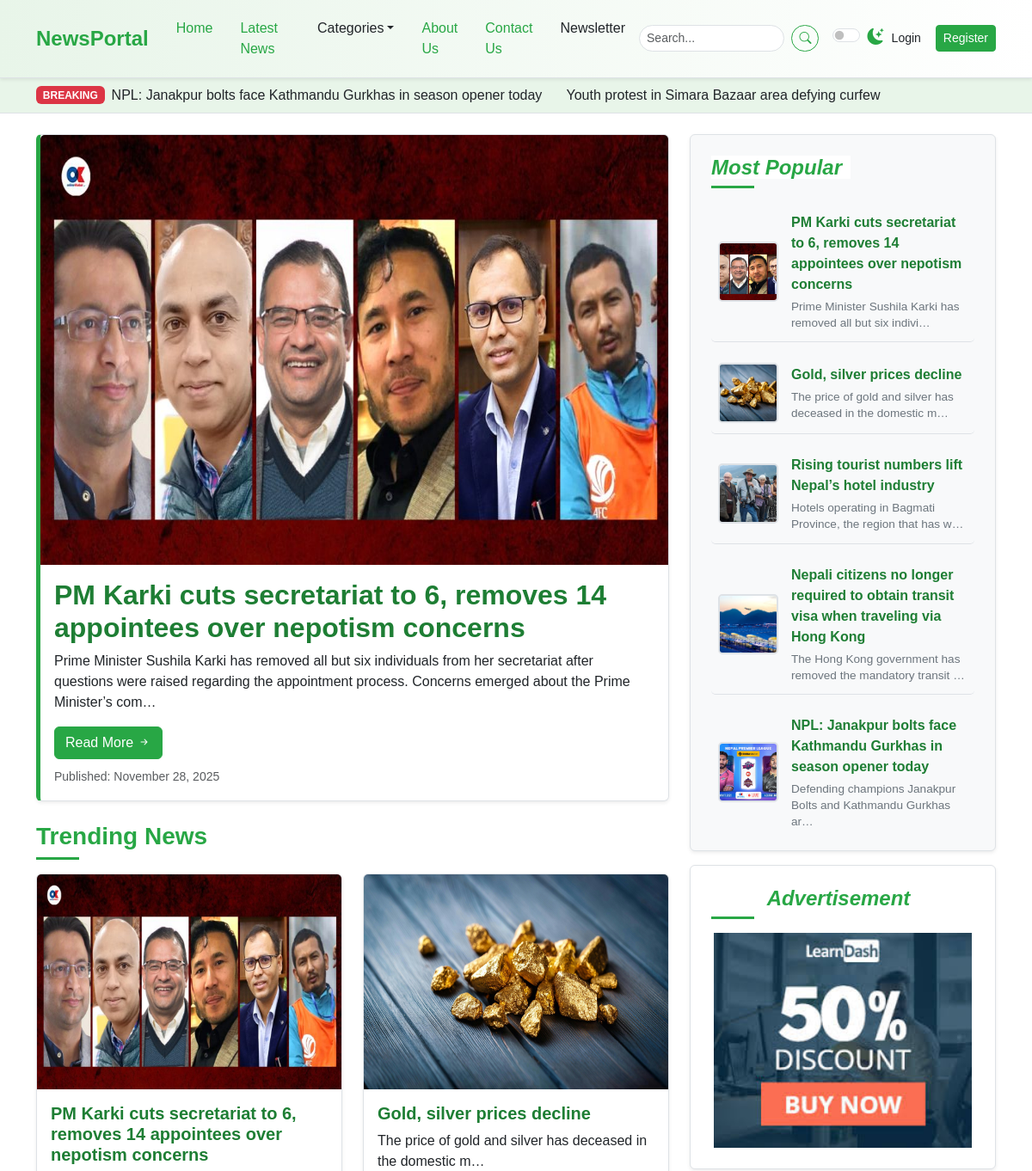
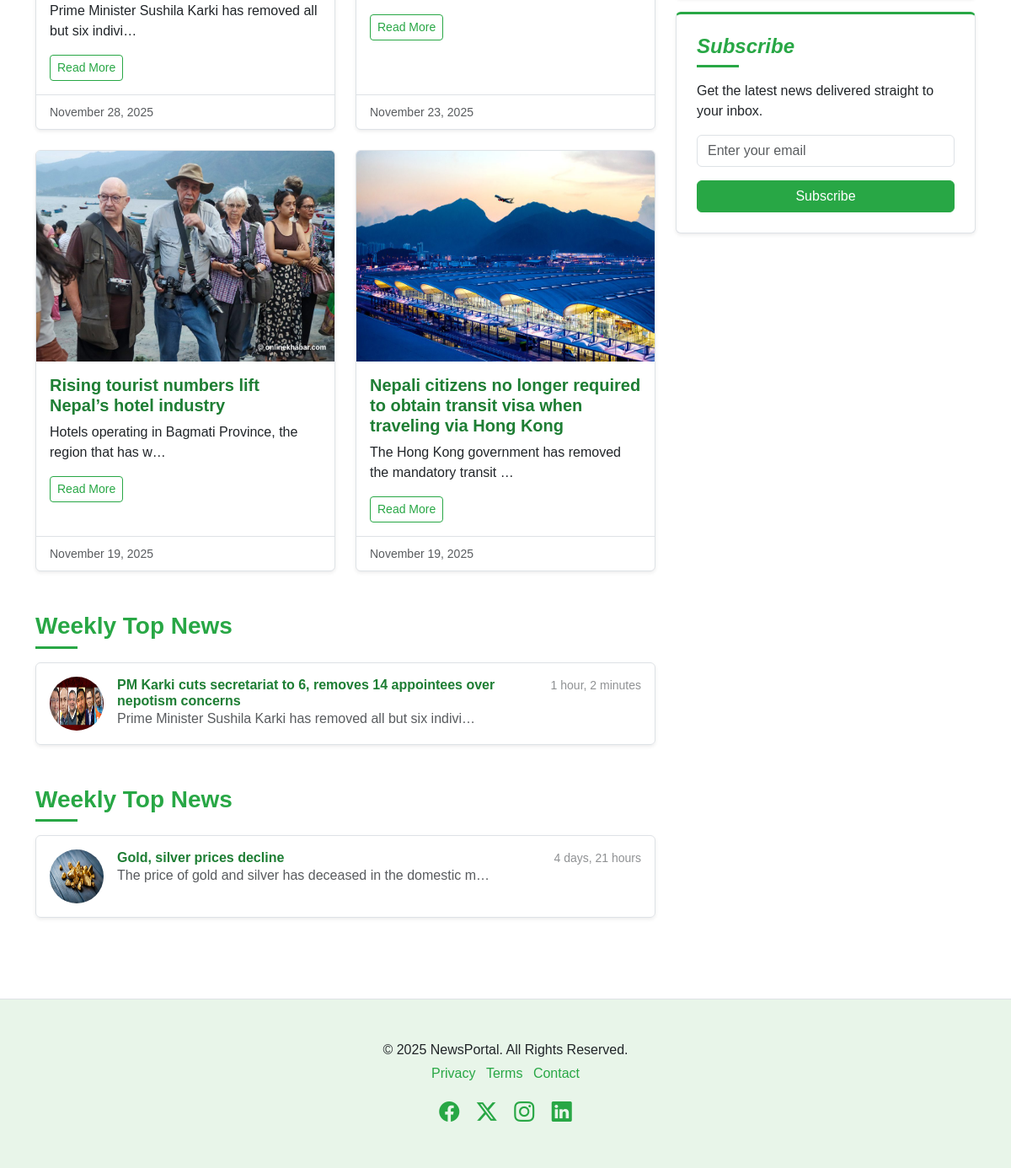
The page / on the database its author committed (2 pictures, top to bottom).
### newspaper/models.py (models this page shows, shortened)
class TimeStampModel(models.Model):
    created_at = models.DateTimeField(auto_now_add=True)
    updated_at = models.DateTimeField(auto_now=True)
    class Meta:
        abstract  = True # Don't create table in DB

class Post(TimeStampModel):
    STATUS_CHOICES = [
        ("active", "Active"),
        ("in_active", "Inactive"),
    ]
    title = models.CharField(max_length=200)
    content = models.TextField()
    featured_image = models.ImageField(upload_to="post_image/%Y/%m/%d", blank=False)
    author = models.ForeignKey("auth.User", on_delete=models.CASCADE)
    status = models.CharField(max_length=20, choices=STATUS_CHOICES, default="active")
    view_count = models.PositiveBigIntegerField(default=0)
    is_breaking_news = models.BooleanField(default=False)
    published_at = models.DateTimeField(null=True, blank=True)
    category = models.ForeignKey(Category, on_delete=models.CASCADE)
    tag = models.ManyToManyField(Tag)

class Advertisement(TimeStampModel):
    title = models.CharField(max_length=100)
    image = models.ImageField(upload_to="advertisements/%Y/%m/%d", blank=False)

### newspaper/views.py (the view)
# urls.py: path("", views.HomeView.as_view(), name="home"),
class HomeView(SidebarMixin, TemplateView):
    template_name = "newsportal/home.html"
    def get_context_data(self, **kwargs):
        context = super().get_context_data(**kwargs)
        context["breaking_news"] = Post.objects.filter(
            published_at__isnull=False, status="active", is_breaking_news=True
        ).order_by("-published_at")[:3]
        context["featured_post"] = (
            Post.objects.filter(published_at__isnull=False, status="active")
            .order_by("-published_at", "-view_count")
            .first()
        )
        context["trending_news"] = Post.objects.filter(
            published_at__isnull=False, status="active"
        ).order_by("-published_at")[:4]
        one_week_ago = timezone.now() - timedelta(days=7)
        context["week_top_posts"] = Post.objects.filter(
            published_at__isnull=False, status="active", published_at__gte=one_week_ago
        ).order_by("-published_at", "-view_count")[:5]
        return context

### newspaper/nav.py (called while the page is built)
def navigation(request):
    categories = Category.objects.all()[:4]
    return {"categories": categories}

### newspaper/views.py (called while the page is built)
    def get_context_data(self, **kwargs):
        context = super().get_context_data(**kwargs)
        context["popular_posts"] = Post.objects.filter(
            published_at__isnull=False, status="active"
        ).order_by("-published_at")[:5]
        context["advertisement"] = (
            Advertisement.objects.all().order_by("-created_at").first()
        )
        return context

### templates/newsportal/home.html
{% extends "newsportal/base.html" %}
{% block content %}
    {% include "newsportal/home/breaking_news.html" %}
    <div class="container mt-4">
      <div class="row">
        <div class="col-lg-8">
          {% include "newsportal/home/left/featured_story.html" %}
          {% include "newsportal/home/left/trending_news.html" %}
          {% include "newsportal/home/left/weekly_top_news.html" %}
        </div>
        <div class="col-lg-4">
          <div class="position-sticky sticky-sidebar-offset">
            {% include "newsportal/home/right/most_popular.html" %}
            {% include "newsportal/home/right/advertisement.html" %}
            {% include "newsportal/home/right/newsletter.html" %}
          </div>
        </div>
      </div>
    </div>
{% endblock content %}

### templates/newsportal/home/breaking_news.html
<div class="breaking-news-ticker bg-light py-2">
  <div class="container">
    <div class="d-flex align-items-center">
      <span class="badge bg-danger me-2">BREAKING</span>
      <marquee behavior="scroll" direction="left" onmouseover="this.stop();" onmouseout="this.start();">
        {% for post in breaking_news %}
        <a href="{% url 'post-detail' post.pk %}" class="text-dark text-decoration-none me-4">{{ post.title }}</a>
        {% endfor %}
      </marquee>
    </div>
  </div>
</div>

### templates/newsportal/home/left/featured_story.html
<div class="card mb-4 featured-story-card shadow-sm">
  <img src="{{ featured_post.featured_image.url }}" class="card-img-top" alt="{{ featured.post.title }}" width="800" height="500" />
  <div class="card-body">
    <h2 class="card-title fw-bold">{{ featured_post.title }}</h2>
    <p class="card-text">
      {{ featured_post.content|truncatechars:200 }} </p>
    <a href="{% url 'post-detail' featured_post.pk %}" class="btn btn-success">Read More <i class="bi bi-arrow-right-short"></i></a>
    <p class="card-text mt-2">
      <small class="text-muted">Published: {{ featured_post.published_at|date:"F j, Y"}}</small>
    </p>
  </div>
</div>

### templates/newsportal/home/left/trending_news.html
<h3 class="mb-3 section-title">
  <span>Trending News</span>
</h3>
<div class="row row-cols-1 row-cols-md-2 g-4">
  {% for post in trending_news %}
  <div class="col">
    <div class="card h-100 shadow-sm news-card">
      <img src="{{ post.featured_image.url }}" class="card-img-top" alt="{{ post.title }}" width="400" height="250" />
      <div class="card-body">
        <h5 class="card-title">{{ post.title }}</h5>
        <p class="card-text">{{ post.content|truncatechars:60 }}</p>
        <a href="{% url 'post-detail' post.pk %}" class="btn btn-outline-success btn-sm">Read More</a>
      </div>
      <div class="card-footer">
        <small class="text-muted">{{ post.published_at|date:"F j, Y"}}</small>
      </div>
    </div>
  </div>
  {% endfor %}
</div>

### templates/newsportal/home/left/weekly_top_news.html
{% for post in week_top_posts %}
<h3 class="mt-5 mb-3 section-title"><span>Weekly Top News</span></h3>
<div class="list-group shadow-sm mb-5">
  <a href="{% url 'post-detail' post.pk %}" class="list-group-item list-group-item-action d-flex gap-3 py-3" aria-current="true">
    <img src="{{ post.featured_image.url }}" alt="thumb" width="64" height="64"
      class="rounded-circle flex-shrink-0">
    <div class="d-flex gap-2 w-100 justify-content-between">
      <div>
        <h6 class="mb-0">{{ post.title }}</h6>
        <p class="mb-0 opacity-75">{{ post.content|truncatechars:60 }}</p>
      </div>
      <small class="opacity-50 text-nowrap">{{ post.published_at|timesince }}</small>
    </div>
  </a>
</div>
{% endfor %}

### templates/newsportal/home/right/most_popular.html
<div class="p-4 mb-3 bg-light rounded sidebar-widget shadow-sm">
  <h4 class="fst-italic section-title">
    <span>Most Popular</span>
  </h4>
  <ul class="list-unstyled mb-0 popular-list">
    {% for post in popular_posts %}
    <li>
      <img src="{{ post.featured_image.url }}" alt="Popular 1" />
      <div>
        <a href="{% url 'post-detail' post.pk %}" class="popular-title-link">{{ post.title }}</a>
        <p class="popular-description">{{ post.content|truncatechars:60 }}</p>
      </div>
    </li>
    {% endfor %}
  </ul>
</div>

### templates/newsportal/home/right/advertisement.html
            <div class="p-4 mb-3 rounded sidebar-widget shadow-sm text-center">
              <h4 class="fst-italic section-title">
                <span>Advertisement</span>
              </h4>
              <img src="{{ advertisement.image.url }}"
                  width="300"
                  height="250"
                   class="img-fluid"
                   alt="Advertisement" />
            </div>

### static/css/style.css (style rules this page uses)
:root { --primary-green: #28a745; --light-green: #e8f5e9; --dark-green: #1e7e34; --accent-green: #5cb85c; --text-color-light: #212529; --text-color-dark: #f8f9fa; --bg-light: #ffffff; --bg-dark: #212529; --card-bg-light: #ffffff; --card-bg-dark: #343a40; --border-color-light: #dee2e6; --border-color-dark: #495057; --shadow-sm: 0 0.125rem 0.25rem rgba(0, 0, 0, 0.075); --shadow: 0 0.5rem 1rem rgba(0, 0, 0, 0.15); --transition-speed: 0.3s ease; }
body { font-family: "Poppins", sans-serif; background-color: var(--bg-light); color: var(--text-color-light); transition: background-color var(--transition-speed), color var(--transition-speed); }
.breaking-news-ticker { border-bottom: 1px solid var(--border-color-light); background-color: var(--light-green) !important; }
.section-title { position: relative; padding-bottom: 10px; margin-bottom: 20px; font-weight: 600; color: var(--primary-green); }
.section-title span { position: relative; z-index: 1; background-color: var(--bg-light); padding-right: 10px; }
.section-title::after { content: ""; position: absolute; left: 0; bottom: 0; width: 50px; height: 3px; background-color: var(--primary-green); }
.card { border: 1px solid var(--border-color-light); transition: box-shadow var(--transition-speed), transform var(--transition-speed); background-color: var(--card-bg-light); color: var(--text-color-light); }
.featured-story-card { border-left: 5px solid var(--primary-green); }
.card-title { color: var(--dark-green); font-weight: 600; }
.card-footer { background-color: transparent; border-top: 1px solid var(--border-color-light); }
.sidebar-widget { background-color: var(--card-bg-light); border: 1px solid var(--border-color-light); padding: 1.5rem !important; }
.sidebar-widget h4 { color: var(--primary-green); margin-bottom: 1rem; }
.popular-list li { display: flex; align-items: center; margin-bottom: 0.75rem; padding: 0.75rem 0.5rem; border-bottom: 1px solid var(--border-color-light); transition: background-color var(--transition-speed); border-radius: 5px; }
.popular-list li:last-child { border-bottom: none; margin-bottom: 0; padding-bottom: 0; }
.popular-list img { width: 70px; height: 70px; object-fit: cover; border-radius: 5px; margin-right: 15px; flex-shrink: 0; border: 2px solid var(--border-color-light); }
.popular-list li div { display: flex; flex-direction: column; justify-content: center; flex-grow: 1; }
.popular-list .popular-title-link { text-decoration: none; color: var(--dark-green); font-weight: 600; margin-bottom: 0.25rem; display: block; transition: color var(--transition-speed); }
.popular-list .popular-description { font-size: 0.85rem; color: #6c757d; margin-bottom: 0; line-height: 1.4; }
.popular-list a { text-decoration: none; color: var(--text-color-light); transition: color var(--transition-speed); flex-grow: 1; }
.btn-success { background-color: var(--primary-green); border-color: var(--primary-green); transition: background-color var(--transition-speed), border-color var(--transition-speed), box-shadow var(--transition-speed); }
.btn-outline-success { color: var(--primary-green); border-color: var(--primary-green); transition: background-color var(--transition-speed), color var(--transition-speed); }
.list-group-item { transition: background-color 0.2s ease-in-out; }
.list-group-item h6 { color: var(--dark-green); font-weight: 600; }
.sticky-sidebar-offset { top: 6rem; }

### rows shown on the page
Post: title "NPL: Janakpur bolts face Kathmandu Gurkhas in season opener today", featured_image (picture), content "Defending champions Janakpur Bolts and Kathmandu Gurkhas ar…"
Post: title "Youth protest in Simara Bazaar area defying curfew"
Post: featured_image (picture), title "PM Karki cuts secretariat to 6, removes 14 appointees over nepotism concerns", content "Prime Minister Sushila Karki has removed all but six individuals from her secretariat after questions were raised regarding the appointment process. Concerns emerged about the Prime Minister’s com…", published_at "November 28, 2025", content "Prime Minister Sushila Karki has removed all but six indivi…", published_at "1 hour, 2 minutes"
Post: featured_image (picture), title "Gold, silver prices decline", content "The price of gold and silver has deceased in the domestic m…", published_at "November 23, 2025", published_at "4 days, 21 hours"
Post: featured_image (picture), title "Rising tourist numbers lift Nepal’s hotel industry", content "Hotels operating in Bagmati Province, the region that has w…", published_at "November 19, 2025"
Post: featured_image (picture), title "Nepali citizens no longer required to obtain transit visa when traveling via Hong Kong", content "The Hong Kong government has removed the mandatory transit …", published_at "November 19, 2025"
Advertisement: image (picture)
